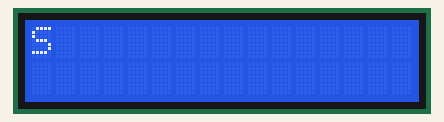
Simulated run of this sketch. Board: Arduino Uno, built with avr-gcc and run on an emulated ATmega328P. Shown: 16×2 character LCD.

Above: at 0.1 s.
At 1.1 s:
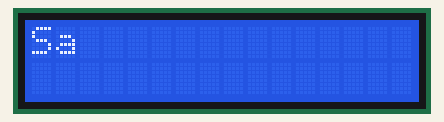
At 2.1 s:
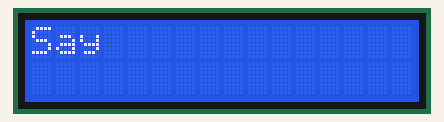
At 3.1 s:
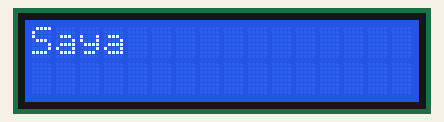

Measured:
- by itself, everything shown: repeats every 4.0 s, in 5 steps
- what the display in image 1 shows lasts 1.0 s, from 1.1 s to 2.1 s

The sketch:

Lanjut_4_LCD_2.ino
```cpp
#include <LiquidCrystal.h>

LiquidCrystal lcd(12, 11, 5, 4, 3, 2);

void setup() {
  // put your setup code here, to run once:
  lcd.begin(16,2);

}

uint8_t Welcome(String terserah){
  String test = terserah;

  for(int i = 0; i<test.length(); i++){
  lcd.setCursor(i,0);
  lcd.print(test[i]);
  delay(1000);
  }

  lcd.clear();

}

void loop() {
  // put your main code here, to run repeatedly:

  lcd.clear();
  Welcome("Saya");

}
```
